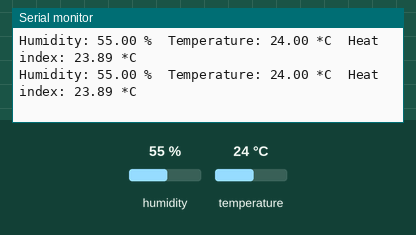
Recording of a sketch running on a simulated Arduino Uno, built with avr-gcc and run on an emulated ATmega328P. Parts: the last lines printed to the serial monitor. The inputs (shaded band) are chosen by the test bench; at power-on: humidity 55 %, temperature 24 °C.

Above: at 3.8 s.
3.9 s: humidity set to 22 %
At 6.6 s:
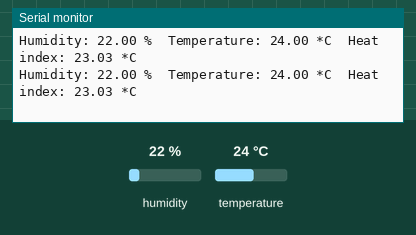
6.8 s: temperature set to 12 °C
At 7.9 s:
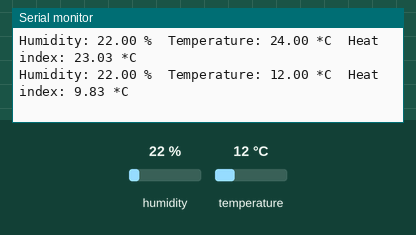
9.7 s: humidity set to 40 %
At 10.7 s:
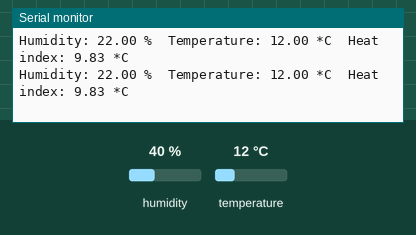
Timing chart, 0 to 12.7 s (numbered marks = the images above; inputs shaded):
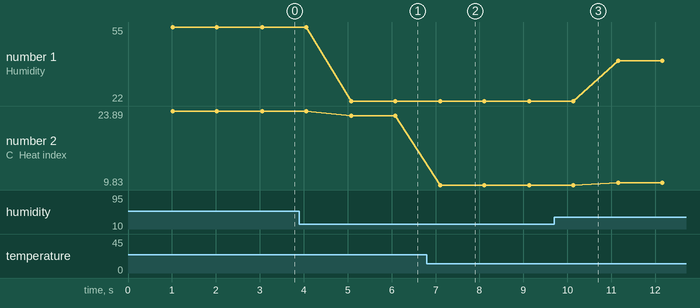

The sketch:

Ex2.ino
```cpp
/*
  IoT Workshop
  github.com/Sleepy105
  02/2017
  Ex2 - Código baseado num exemplo da Adafruit Library para o sensor DHT11
*/

#include <DHT.h>

#define DHTPIN 5     // Pino ao qual ligar o sensor DHT11
#define DHTTYPE DHT11   // Seleciona o modelo do sensor como DHT 11

DHT dht(DHTPIN, DHTTYPE);

void setup() {
  // Este código corre apenas uma vez, quando a placa é inicializada.
  Serial.begin(115200);     // Inicia a comunicação serial com uma baud rate de 115200.
  dht.begin();     // Inicia a comunicação com o sensor DHT11
}

void loop() {
  // Este código corre repetidamente até a energia ser cortada à placa.
  delay(1000);

  // Ler a humidade ou temperatura pode demorar até 250 millisegundos!
  // O sensor é lento e os dados da humidade ou temperatura podem ter um atraso de 2 segundos.
  // Ler a humidade em %
  float humidity = dht.readHumidity();
  // Ler a temperatura em Celsius (por defeito).
  float temperature = dht.readTemperature();

  // Verificar se alguma das leituras falhou e tentar novamente.
  if (isnan(humidity) || isnan(temperature)) {
    Serial.println("Failed to read from DHT sensor!");
    return;
  }

  // Calcula o indice de calor em Celsius (isFahreheit = false)
  float hic = dht.computeHeatIndex(temperature, humidity, false);

  // Imprime a humidade, temperatura e indice de calor.
  Serial.print("Humidity: ");
  Serial.print(humidity);
  Serial.print(" %\t");
  Serial.print("Temperature: ");
  Serial.print(temperature);
  Serial.print(" *C\t");
  Serial.print("Heat index: ");
  Serial.print(hic);
  Serial.println(" *C ");
}
```

Measured:
- after the input at 3.9 s, the serial monitor: prints a new line after 1.2 s (image 1)
- after the input at 6.8 s, the serial monitor: prints a new line after 0.30 s (image 2)
- plotted number 1: 55 → 22 after the input at 3.9 s, 22 → 40 after the input at 9.7 s
- plotted number 2: 23.89 → 23.03 after the input at 3.9 s, 23.03 → 9.83 after the input at 6.8 s, 9.83 → 10.3 after the input at 9.7 s
